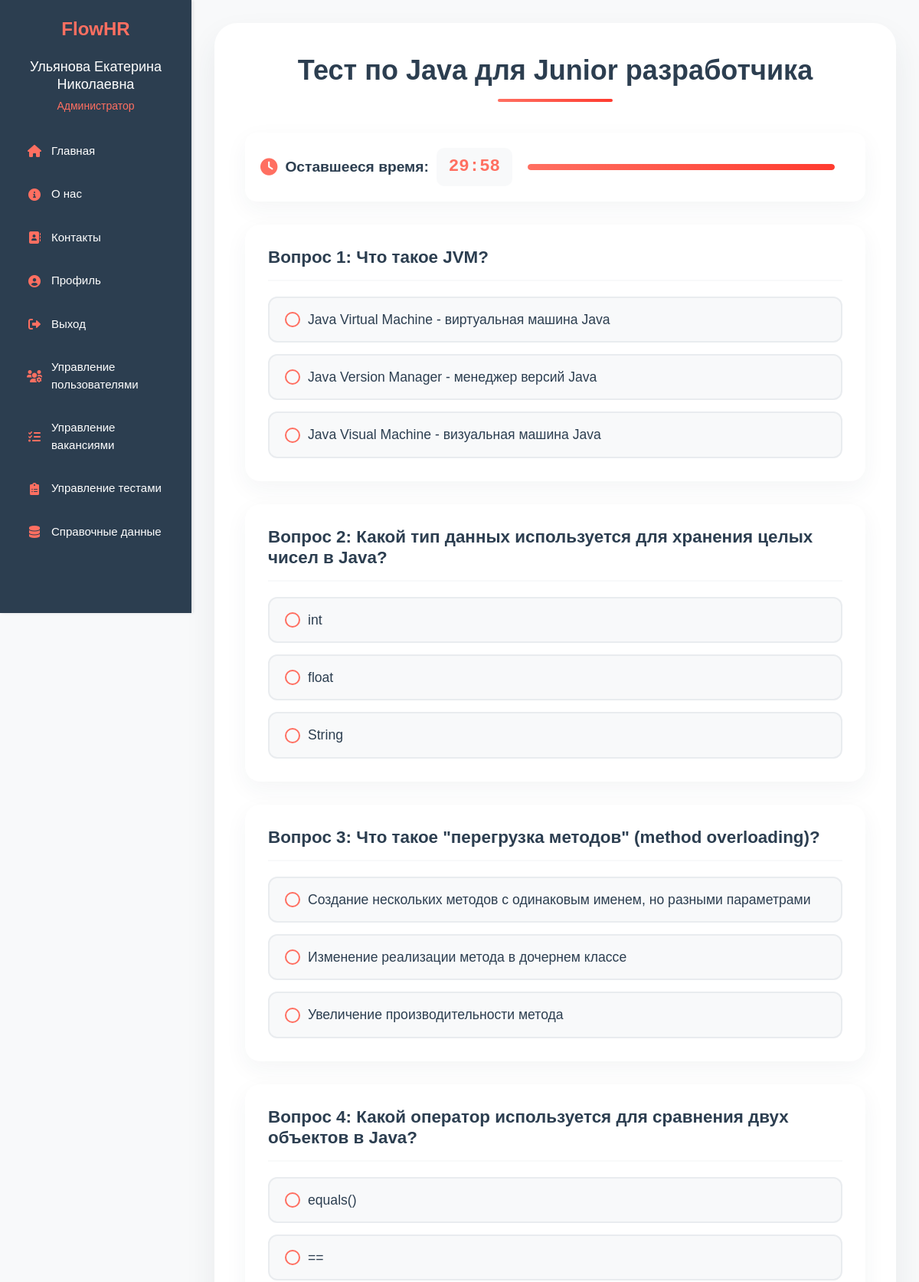
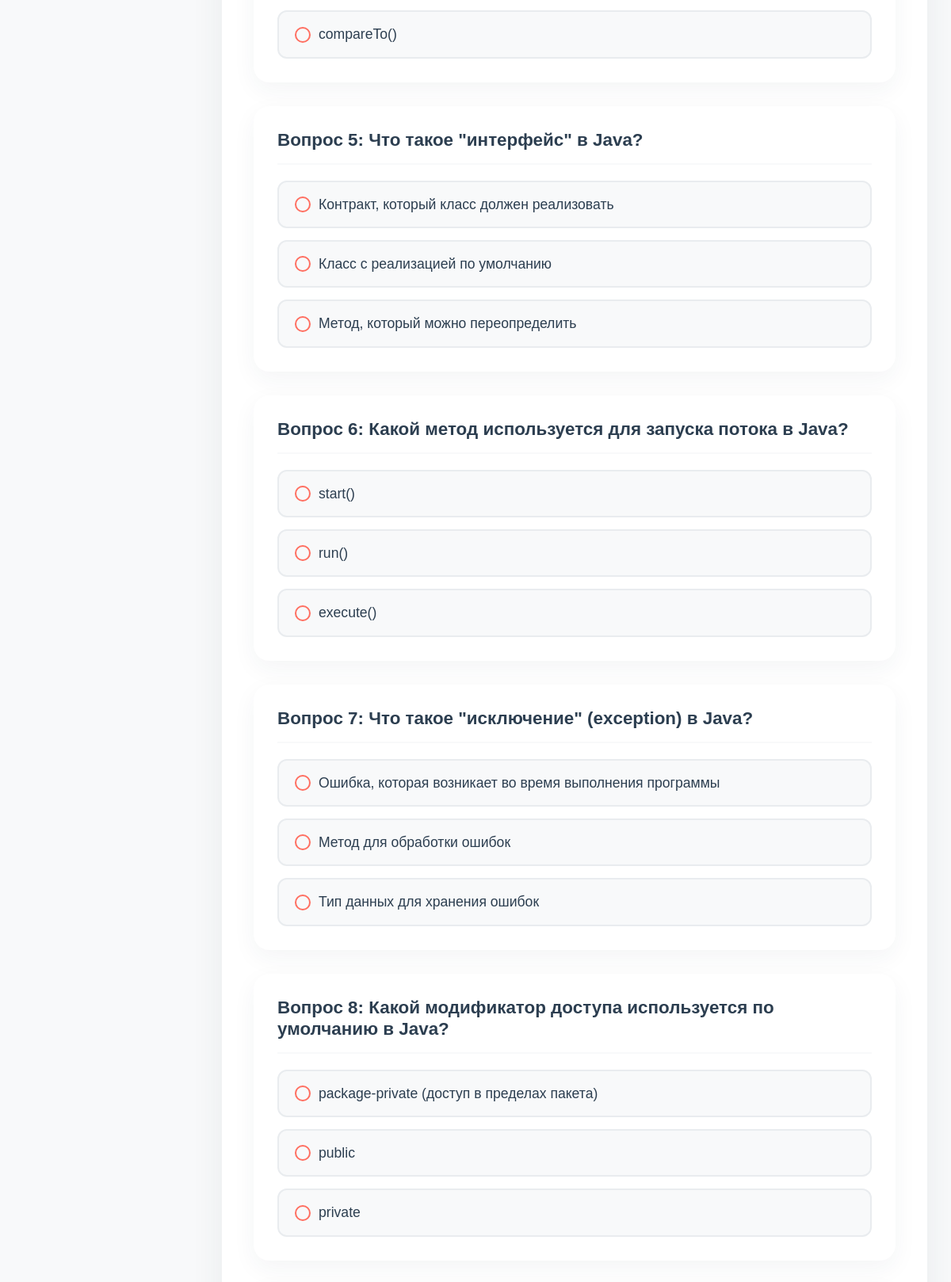
Screenshot of /public/test.php?id=1 (signed in, upper part) with the database file from the repository (2 pictures, top to bottom).
### tables this page shows
CREATE TABLE `tests` (
  `id` int NOT NULL,
  `title` varchar(255) NOT NULL,
  `time_limit` int NOT NULL
);

CREATE TABLE `questions` (
  `id` int NOT NULL,
  `test_id` int NOT NULL,
  `question_text` text NOT NULL,
  `max_score` int DEFAULT '10'
);

CREATE TABLE `answers` (
  `id` int NOT NULL,
  `question_id` int NOT NULL,
  `answer_text` text NOT NULL,
  `is_correct` tinyint(1) DEFAULT '0'
);

### public/test.php (the view, shortened to what this page needs)
<?php
require '../includes/config.php';
$test_id = $_GET['id'];
$test_query = "SELECT * FROM tests WHERE id = ?";
$test_stmt = $pdo->prepare($test_query);
$test_stmt->execute([$test_id]);
$test = $test_stmt->fetch();
$questions_query = "SELECT * FROM questions WHERE test_id = ?";
$questions_stmt = $pdo->prepare($questions_query);
$questions_stmt->execute([$test_id]);
$questions = $questions_stmt->fetchAll();
foreach ($questions as $key => $question) {
    $answers_query = "SELECT * FROM answers WHERE question_id = ?";
    $answers_stmt = $pdo->prepare($answers_query);
    $answers_stmt->execute([$question['id']]);
    $questions[$key]['answers'] = $answers_stmt->fetchAll();
}
?>
<!DOCTYPE html>
<html lang="ru">
<head>
    <link rel="stylesheet" href="https://cdn.jsdelivr.net/npm/bootstrap@5.3.0/dist/css/bootstrap.min.css">
    <link rel="stylesheet" href="https://cdnjs.cloudflare.com/ajax/libs/font-awesome/6.0.0/css/all.min.css">
</head>
<body>
    <?php include '../includes/header.php'; ?>
    <div class="container">
        <h2><?php echo htmlspecialchars($test['title']); ?></h2>
        <div class="timer-container">
            <div class="timer">
                <i class="fas fa-clock"></i>
                Оставшееся время: <span id="timer"><?php echo $test['time_limit'] / 60; ?>:00</span>
            </div>
            <div class="progress-container">
                <div class="progress-bar" id="progress-bar"></div>
            </div>
        </div>
        <form id="test-form" action="submit_test.php" method="POST">
            <?php if (!empty($questions)): ?>
                <?php foreach ($questions as $index => $question): ?>
                    <div class="question">
                        <h4>Вопрос <?php echo $index + 1; ?>: <?php echo htmlspecialchars($question['question_text']); ?></h4>
                        <div class="answer-options">
                            <?php foreach ($question['answers'] as $answer): ?>
                                <div class="answer-option">
                                    <label for="q<?php echo $question['id']; ?>_a<?php echo $answer['id']; ?>">
                                        <?php echo htmlspecialchars($answer['answer_text']); ?>
                                    </label>
                                </div>
                            <?php endforeach; ?>
                        </div>
                    </div>
                <?php endforeach; ?>
            <?php else: ?>
                <p>Вопросы для этого теста отсутствуют.</p>
            <?php endif; ?>
        </form>
    </div>
</body>
</html>

### public/test.php (style rules this page uses)
body { font-family: 'Arial', sans-serif; background: #F8F9FA; color: #2C3E50; padding: 30px; margin-left: 250px; min-height: 100vh; }
.container { max-width: 1400px; margin: 0 auto; padding: 40px; background: #FFFFFF; border-radius: 30px; box-shadow: 0 20px 40px rgba(44, 62, 80, 0.08); animation: fadeIn 0.5s ease; }
h2 { color: #2C3E50; text-align: center; margin: 0 0 40px; font-size: 36px; font-weight: 800; position: relative; padding-bottom: 20px; animation: slideDown 0.5s ease; }
h2:after { content: ''; position: absolute; bottom: 0; left: 50%; transform: translateX(-50%); width: 150px; height: 4px; background: linear-gradient(90deg, #FF6F61, #FF3B2F); border-radius: 2px; }
.timer-container { background: #FFFFFF; padding: 20px; border-radius: 15px; box-shadow: 0 10px 30px rgba(44, 62, 80, 0.05); margin-bottom: 30px; display: flex; align-items: center; justify-content: space-between; }
.timer { display: flex; align-items: center; gap: 10px; font-size: 1.2rem; color: #2C3E50; font-weight: 600; }
.timer i { color: #FF6F61; font-size: 1.4rem; }
.timer span { background: #F8F9FA; padding: 8px 16px; border-radius: 10px; font-family: monospace; font-size: 1.4rem; color: #FF6F61; font-weight: 700; }
.progress-container { flex-grow: 1; margin: 0 20px; height: 8px; background: #F8F9FA; border-radius: 4px; overflow: hidden; }
.progress-bar { height: 100%; background: linear-gradient(90deg, #FF6F61, #FF3B2F); border-radius: 4px; transition: width 1s linear; }
.question { background: #FFFFFF; padding: 30px; border-radius: 20px; box-shadow: 0 10px 30px rgba(44, 62, 80, 0.05); margin-bottom: 30px; animation: fadeInUp 0.5s ease; }
.question h4 { color: #2C3E50; font-size: 1.4rem; font-weight: 600; margin-bottom: 20px; padding-bottom: 15px; border-bottom: 2px solid #F8F9FA; }
.answer-options { display: flex; flex-direction: column; gap: 15px; }
.answer-option { position: relative; padding: 15px 20px; background: #F8F9FA; border: 2px solid #E9ECEF; border-radius: 12px; cursor: pointer; transition: all 0.3s ease; }
.answer-option label { display: block; padding-left: 30px; cursor: pointer; font-size: 1.1rem; color: #2C3E50; }
.answer-option label:before { content: ''; position: absolute; left: 20px; top: 50%; transform: translateY(-50%); width: 20px; height: 20px; border: 2px solid #FF6F61; border-radius: 50%; transition: all 0.3s ease; }

### includes/header.php (style rules this page uses)
body { margin-left: 250px !important; transition: margin-left 0.3s ease !important; min-height: 100vh !important; overflow-x: hidden !important; }

### rows the page displays
tests: title "Тест по Java для Junior разработчика"
questions: question_text "Что такое JVM?"
answers: answer_text "Java Virtual Machine - виртуальная машина Java"
answers: answer_text "Java Version Manager - менеджер версий Java"
answers: answer_text "Java Visual Machine - визуальная машина Java"
questions: question_text "Какой тип данных используется для хранения целых чисел в Java?"
answers: answer_text "int"
answers: answer_text "float"
answers: answer_text "String"
questions: question_text "Что такое \"перегрузка методов\" (method overloading)?"
answers: answer_text "Создание нескольких методов с одинаковым именем, но разными параметрами"
answers: answer_text "Изменение реализации метода в дочернем классе"
answers: answer_text "Увеличение производительности метода"
questions: question_text "Какой оператор используется для сравнения двух объектов в Java?"
answers: answer_text "equals()"
answers: answer_text "=="
answers: answer_text "compareTo()"
questions: question_text "Что такое \"интерфейс\" в Java?"
answers: answer_text "Контракт, который класс должен реализовать"
answers: answer_text "Класс с реализацией по умолчанию"
answers: answer_text "Метод, который можно переопределить"
questions: question_text "Какой метод используется для запуска потока в Java?"
answers: answer_text "start()"
answers: answer_text "run()"
answers: answer_text "execute()"
questions: question_text "Что такое \"исключение\" (exception) в Java?"
answers: answer_text "Ошибка, которая возникает во время выполнения программы"
answers: answer_text "Метод для обработки ошибок"
answers: answer_text "Тип данных для хранения ошибок"
questions: question_text "Какой модификатор доступа используется по умолчанию в Java?"
answers: answer_text "package-private (доступ в пределах пакета)"
answers: answer_text "public"
answers: answer_text "private"

### other values shown
$user_name "Ульянова Екатерина Николаевна"
$roleText "Администратор"
